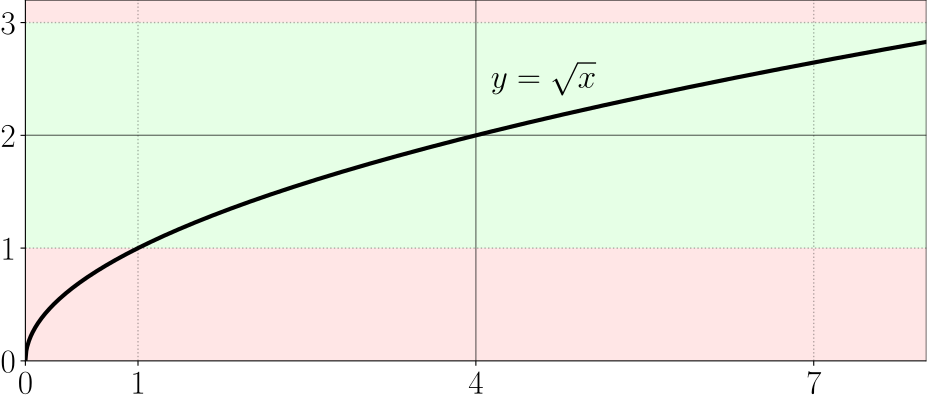

Recreate this plot in Python.
import numpy as np, matplotlib.pyplot as plt
from matplotlib import rcParams
from pathlib import Path

rcParams['font.size'] = 24
rcParams['text.usetex'] = True

fig = plt.figure(figsize=(10,10))
ax = fig.add_subplot()
ax.set_aspect('equal')

ax.add_patch(plt.Rectangle(
    xy=(0, 1),
    width=8,
    height=2,
    facecolor=(0, 1, 0, 0.1)
))
ax.add_patch(plt.Rectangle(
    xy=(0, 0),
    width=8,
    height=1,
    facecolor=(1, 0, 0, 0.1)
))
ax.add_patch(plt.Rectangle(
    xy=(0, 3),
    width=8,
    height=0.2,
    facecolor=(1, 0, 0, 0.1)
))

for x, y in zip([1, 7], [1, 3]):
    ax.axvline(x=x, linewidth=1, linestyle=':', color=(0, 0, 0, 0.3))
    ax.axhline(y=y, linewidth=1, linestyle=':', color=(0, 0, 0, 0.3))

ax.axvline(x=4, linewidth=1, color=(0, 0, 0, 0.5))
ax.axhline(y=2, linewidth=1, color=(0, 0, 0, 0.5))

x = np.linspace(0, 8, 1000)
y = np.sqrt(x)

ax.plot(x, y, linewidth=3, color='black')

ax.annotate(
    xy=(4.6, 2.5),
    text=r'$y = \sqrt{x}$',
    fontsize=24,
    ha='center',
    va='center'
)

ax.set_xlim(0, 8)
ax.set_ylim(0, 3.2)
ax.set_xticks(ticks=[0, 1, 4, 7])
ax.set_yticks(ticks=[0, 1, 2, 3])

plt.tight_layout()

plt.savefig(Path(__file__).with_suffix('.pdf'), format="pdf", bbox_inches="tight", pad_inches=0)
